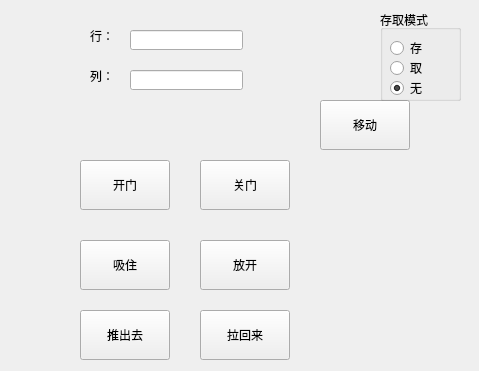
<?xml version="1.0" encoding="UTF-8"?>
<ui version="4.0">
 <class>QtGuiClass</class>
 <widget class="QWidget" name="QtGuiClass">
  <property name="geometry">
   <rect>
    <x>0</x>
    <y>0</y>
    <width>479</width>
    <height>371</height>
   </rect>
  </property>
  <property name="windowTitle">
   <string>QtGuiClass</string>
  </property>
  <widget class="QLineEdit" name="lineEdit_X">
   <property name="geometry">
    <rect>
     <x>130</x>
     <y>30</y>
     <width>113</width>
     <height>20</height>
    </rect>
   </property>
  </widget>
  <widget class="QLineEdit" name="lineEdit_Y">
   <property name="geometry">
    <rect>
     <x>130</x>
     <y>70</y>
     <width>113</width>
     <height>20</height>
    </rect>
   </property>
  </widget>
  <widget class="QLabel" name="label">
   <property name="geometry">
    <rect>
     <x>90</x>
     <y>30</y>
     <width>54</width>
     <height>12</height>
    </rect>
   </property>
   <property name="text">
    <string>行：</string>
   </property>
  </widget>
  <widget class="QLabel" name="label_2">
   <property name="geometry">
    <rect>
     <x>90</x>
     <y>70</y>
     <width>54</width>
     <height>12</height>
    </rect>
   </property>
   <property name="text">
    <string>列：</string>
   </property>
  </widget>
  <widget class="QPushButton" name="btn_move">
   <property name="geometry">
    <rect>
     <x>320</x>
     <y>100</y>
     <width>90</width>
     <height>50</height>
    </rect>
   </property>
   <property name="text">
    <string>移动</string>
   </property>
  </widget>
  <widget class="QPushButton" name="btn_open">
   <property name="geometry">
    <rect>
     <x>80</x>
     <y>160</y>
     <width>90</width>
     <height>50</height>
    </rect>
   </property>
   <property name="text">
    <string>开门</string>
   </property>
  </widget>
  <widget class="QPushButton" name="btn_close">
   <property name="geometry">
    <rect>
     <x>200</x>
     <y>160</y>
     <width>90</width>
     <height>50</height>
    </rect>
   </property>
   <property name="text">
    <string>关门</string>
   </property>
  </widget>
  <widget class="QGroupBox" name="groupBox">
   <property name="geometry">
    <rect>
     <x>380</x>
     <y>10</y>
     <width>81</width>
     <height>91</height>
    </rect>
   </property>
   <property name="title">
    <string>存取模式</string>
   </property>
   <widget class="QRadioButton" name="radio_save">
    <property name="geometry">
     <rect>
      <x>10</x>
      <y>30</y>
      <width>89</width>
      <height>16</height>
     </rect>
    </property>
    <property name="text">
     <string>存</string>
    </property>
   </widget>
   <widget class="QRadioButton" name="radio_get">
    <property name="geometry">
     <rect>
      <x>10</x>
      <y>50</y>
      <width>89</width>
      <height>16</height>
     </rect>
    </property>
    <property name="text">
     <string>取</string>
    </property>
    <property name="checked">
     <bool>false</bool>
    </property>
   </widget>
   <widget class="QRadioButton" name="radio_null">
    <property name="geometry">
     <rect>
      <x>10</x>
      <y>70</y>
      <width>89</width>
      <height>16</height>
     </rect>
    </property>
    <property name="text">
     <string>无</string>
    </property>
    <property name="checked">
     <bool>true</bool>
    </property>
   </widget>
  </widget>
  <widget class="QPushButton" name="btn_suck">
   <property name="geometry">
    <rect>
     <x>80</x>
     <y>240</y>
     <width>90</width>
     <height>50</height>
    </rect>
   </property>
   <property name="text">
    <string>吸住</string>
   </property>
  </widget>
  <widget class="QPushButton" name="btn_drop">
   <property name="geometry">
    <rect>
     <x>200</x>
     <y>240</y>
     <width>90</width>
     <height>50</height>
    </rect>
   </property>
   <property name="text">
    <string>放开</string>
   </property>
  </widget>
  <widget class="QPushButton" name="btn_push">
   <property name="geometry">
    <rect>
     <x>80</x>
     <y>310</y>
     <width>90</width>
     <height>50</height>
    </rect>
   </property>
   <property name="text">
    <string>推出去</string>
   </property>
  </widget>
  <widget class="QPushButton" name="btn_pull">
   <property name="geometry">
    <rect>
     <x>200</x>
     <y>310</y>
     <width>90</width>
     <height>50</height>
    </rect>
   </property>
   <property name="text">
    <string>拉回来</string>
   </property>
  </widget>
 </widget>
 <layoutdefault spacing="6" margin="11"/>
 <resources/>
 <connections/>
</ui>
